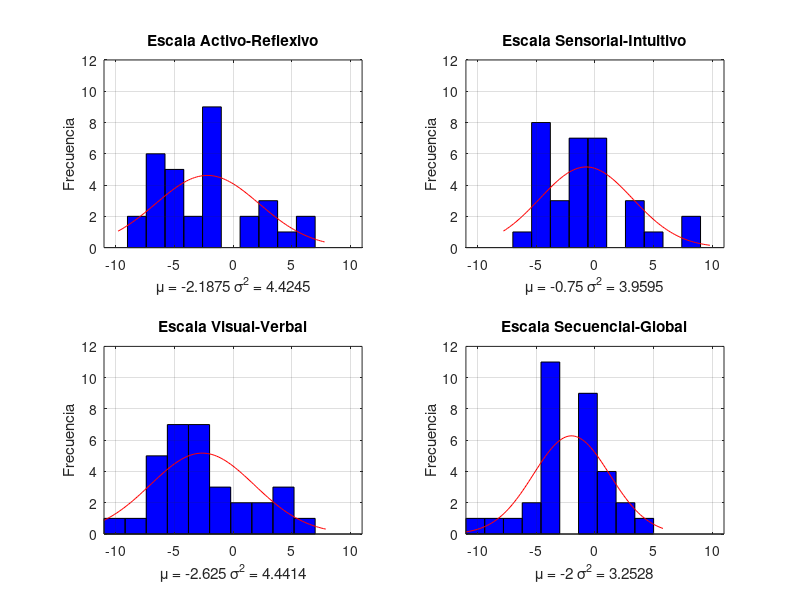

Reproduce this figure in MATLAB.
close all; clear all;

data = [-1, -1, -5, 1;
-5, -3, -5, -3;
1, 1, 3, -3;
-1, -5, -5, -5;
-5, -5, -3, -7;
-9, -5, -1, -1;
-7, -5, -11, 1;
7, -5, -5, -3;
-1, 5, -3, -1;
3, -5, -3, -1;
5, 1, -7, -3;
-7, 1, -7, -5;
-7, 1, -5, 3;
-7, -1, 5, -11;
3, -5, -1, -1;
7, 1, 7, -3;
-1, 1, -3, -1;
-3, 3, 1, -3;
-3, -3, -9, 1;
3, 9, 3, 3;
-5, -1, 5, -3;
-7, -5, -5, -1;
-5, 1, 1, -1;
-9, -1, -3, -1;
-1, -1, -3, -1;
-1, -3, -3, -3;
-5, 3, -7, -3;
1, -1, -7, 5;
-1, 3, 5, -9;
-7, -7, -7, -3;
-1, -1, -5, 1;
-1, 9, -1, -3];


subplot(2,2,1); histfit(data(:,1), 10); grid
axis([-11,11,0,12]);
title('Escala Activo-Reflexivo');
xlabel(['\mu = ',num2str(mean(data(:,1))), ' \sigma^2 = ',num2str(std(data(:,1)))]);
ylabel('Frecuencia');

subplot(2,2,2); histfit(data(:,2), 10); grid
axis([-11,11,0,12]);
title('Escala Sensorial-Intuitivo');
xlabel(['\mu = ',num2str(mean(data(:,2))), ' \sigma^2 = ',num2str(std(data(:,2)))]);
ylabel('Frecuencia');

subplot(2,2,3); histfit(data(:,3), 10); grid
axis([-11,11,0,12]);
title('Escala Visual-Verbal');
xlabel(['\mu = ',num2str(mean(data(:,3))), ' \sigma^2 = ',num2str(std(data(:,3)))]);
ylabel('Frecuencia');

subplot(2,2,4); histfit(data(:,4), 10); grid
axis([-11,11,0,12]);
title('Escala Secuencial-Global');
xlabel(['\mu = ',num2str(mean(data(:,4))), ' \sigma^2 = ',num2str(std(data(:,4)))]);
ylabel('Frecuencia');